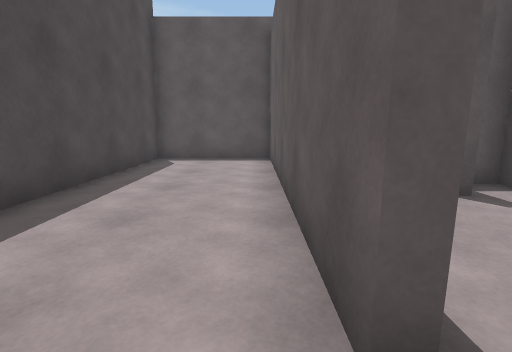
View 1 (above)

17 first-person views from a walk through a Unity game level. The camera is 1.2 m above the floor, tilts 10° down and sees 85° across. The floor is counted in squares, 1 m on a side. Each view is taken from the middle of a square. On the plan, view 1 faces up. The plan holds only what a view shows up to about 13 squares ahead; the rest is blank. The player is left out.

View 2
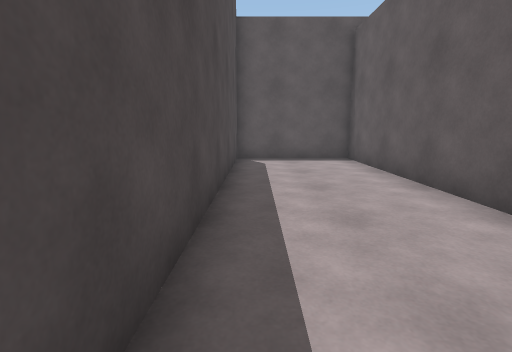

View 3
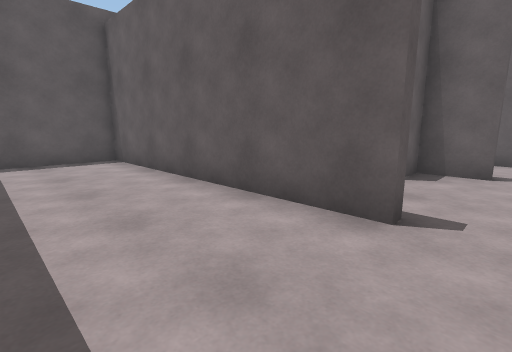

View 4
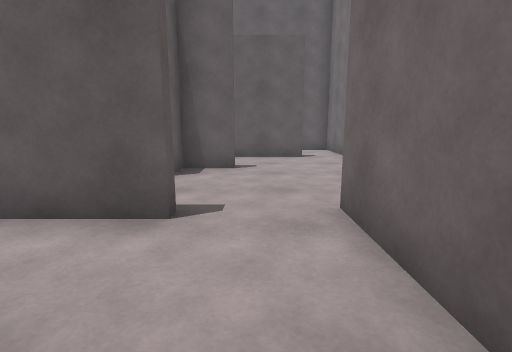

View 5
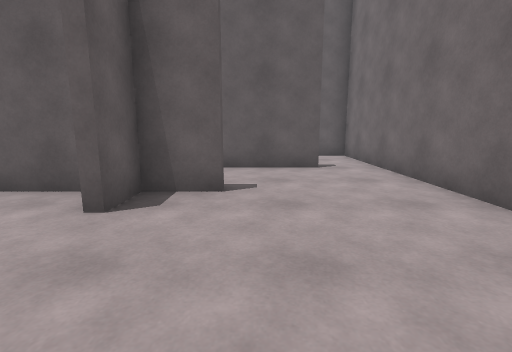

View 6
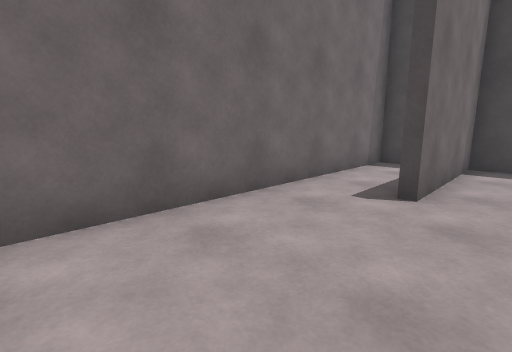

View 7
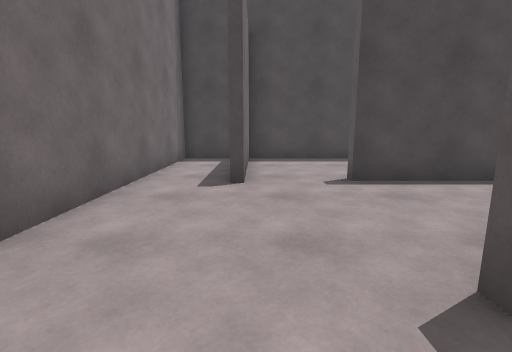

View 8
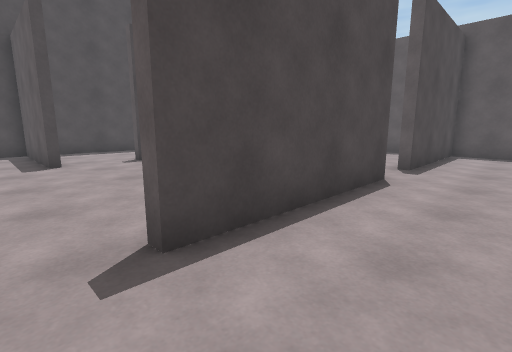

View 9
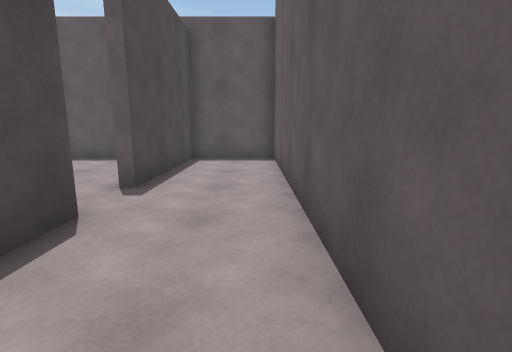

View 10
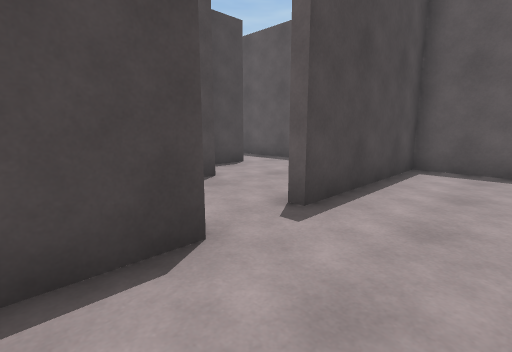

View 11
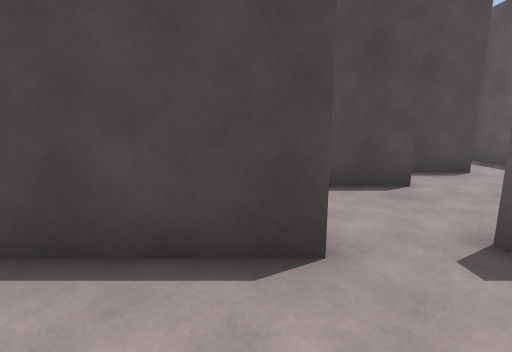

View 12
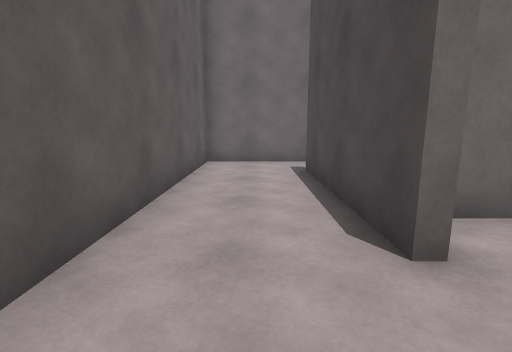

View 13
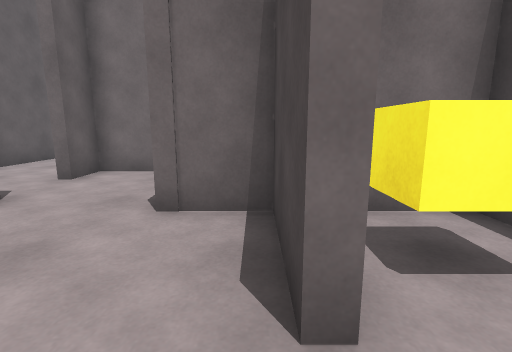

View 14
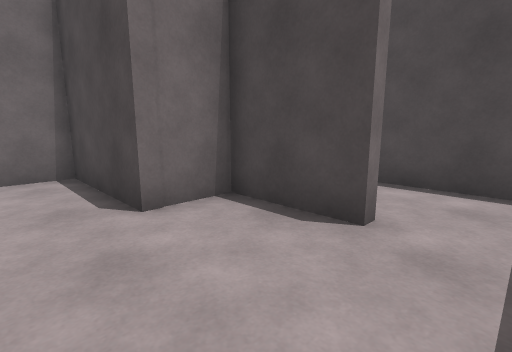

View 15
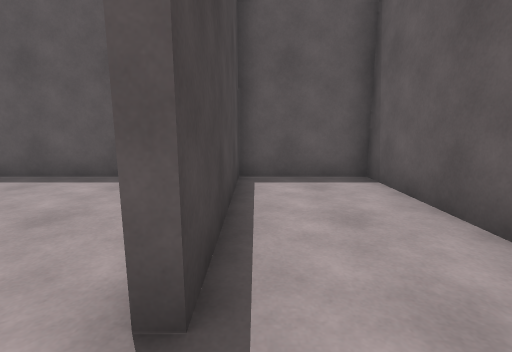

View 16
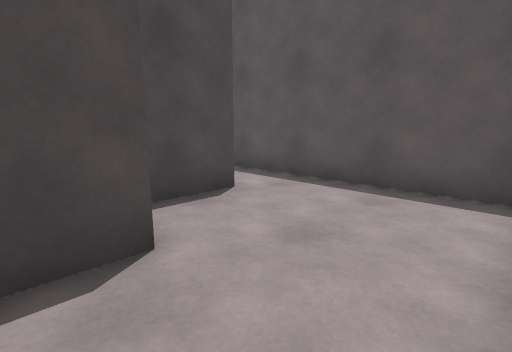

View 17
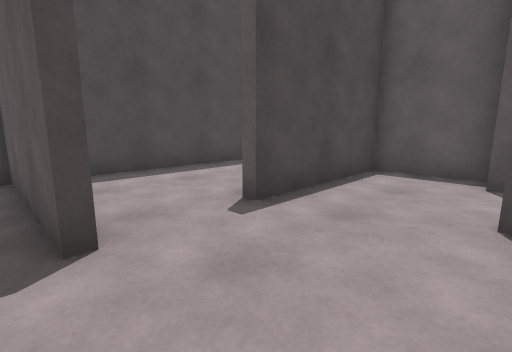

### Floor plan
Ten units are one square. View 1 is at (0, 0); x grows to the right and y downward. Boxes are objects, and circles mark ways between rooms. Rooms are numbered by the first view taken in them; rooms with no view inside come last. Other rooms are left out.
<svg viewBox="-42 -112 164 154">
<path fill="none" stroke="#000" d="M5 -11 5 -107 -37 -107 -37 13 11 13M11 16 -37 16 -37 37 75 37M55 -6 51 -6 51 -21 38 -21M51 -32 51 -58M39 -47 34 -47M83 19 83 -10M34 -58 9 -58 9 -11M86 -38 86 19M75 37 117 37 117 -107 86 -107 86 -54M38 -88 38 -61 54 -61 54 -24 83 -24 83 -38M79 -107 35 -107M9 -99 9 -61 25 -61M35 -107 10 -107"/>
<rect x="15" y="-75" width="10" height="10" fill="#bbb"><title>yellow block</title></rect>
<circle cx="10" cy="-5" r="3" fill="#2a7"/>
<circle cx="80" cy="25" r="3" fill="#2a7"/>
<circle cx="80" cy="-45" r="3" fill="#2a7"/>
<circle cx="40" cy="-95" r="3" fill="#2a7"/>
<text x="-20" y="-50">1</text>
<text x="30" y="0">2</text>
<text x="100" y="-30">3</text>
<text x="60" y="-70">4</text>
<text x="20" y="-90">5</text>
</svg>
Room 1 opens to room 2. Room 2 opens to room 3. Room 3 opens to room 4. Room 4 opens to room 5.

Where each view was taken, in squares from view 1:
view 1: 0 up, 0 right, facing up
view 2: 0 up, 3 left, facing up
view 3: 0 up, 3 left, facing up-right
view 4: 0 up, 3 left, facing right
view 5: 0 up, 0 right, facing right
view 6: 0 up, 6 right, facing down-left
view 7: 1 down, 7 right, facing left
view 8: 3 down, 11 right, facing up-left
view 9: 0 up, 11 right, facing up
view 10: 2 up, 11 right, facing up-left
view 11: 3 up, 11 right, facing left
view 12: 6 up, 10 right, facing down
view 13: 10 up, 4 right, facing down
view 14: 10 up, 7 right, facing down-left
view 15: 4 up, 9 right, facing up
view 16: 5 up, 8 right, facing up-left
view 17: 2 down, 4 right, facing up-left
